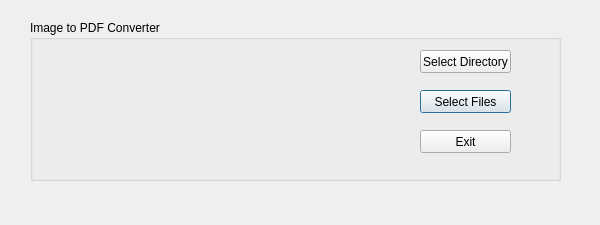
<?xml version="1.0" encoding="UTF-8"?>
<ui version="4.0">
 <class>DialogWelcome</class>
 <widget class="QDialog" name="DialogWelcome">
  <property name="geometry">
   <rect>
    <x>0</x>
    <y>0</y>
    <width>600</width>
    <height>225</height>
   </rect>
  </property>
  <property name="windowTitle">
   <string>Image to PDF Converter</string>
  </property>
  <property name="windowIcon">
   <iconset>
    <normaloff>mfmc logo 2015 (square).png</normaloff>mfmc logo 2015 (square).png</iconset>
  </property>
  <property name="whatsThis">
   <string>Image to PDF Converter for Markham Family Medical Centre</string>
  </property>
  <widget class="QGroupBox" name="groupBoxWelcome">
   <property name="geometry">
    <rect>
     <x>30</x>
     <y>20</y>
     <width>531</width>
     <height>161</height>
    </rect>
   </property>
   <property name="title">
    <string>Image to PDF Converter</string>
   </property>
   <widget class="QPushButton" name="pushButtonSel">
    <property name="geometry">
     <rect>
      <x>390</x>
      <y>70</y>
      <width>91</width>
      <height>23</height>
     </rect>
    </property>
    <property name="statusTip">
     <string>Select files to convert to PDF</string>
    </property>
    <property name="whatsThis">
     <string>Select files to convert to PDF</string>
    </property>
    <property name="text">
     <string>Select Files</string>
    </property>
   </widget>
   <widget class="QPushButton" name="pushButtonExit">
    <property name="geometry">
     <rect>
      <x>390</x>
      <y>110</y>
      <width>91</width>
      <height>23</height>
     </rect>
    </property>
    <property name="statusTip">
     <string>Exit from program</string>
    </property>
    <property name="whatsThis">
     <string>Exit from program</string>
    </property>
    <property name="text">
     <string>Exit</string>
    </property>
   </widget>
   <widget class="QPushButton" name="pushButtonDir">
    <property name="geometry">
     <rect>
      <x>390</x>
      <y>30</y>
      <width>91</width>
      <height>23</height>
     </rect>
    </property>
    <property name="statusTip">
     <string>Select entire directory to convert to PDF</string>
    </property>
    <property name="whatsThis">
     <string>Select entire directory to convert to PDF</string>
    </property>
    <property name="text">
     <string>Select Directory</string>
    </property>
   </widget>
   <widget class="QLabel" name="labelMFMC">
    <property name="geometry">
     <rect>
      <x>10</x>
      <y>20</y>
      <width>311</width>
      <height>131</height>
     </rect>
    </property>
    <property name="text">
     <string/>
    </property>
    <property name="pixmap">
     <pixmap resource="mfmcimg2pdf.qrc">:/mfmc logo 2015 (transparent).png</pixmap>
    </property>
    <property name="scaledContents">
     <bool>true</bool>
    </property>
   </widget>
  </widget>
 </widget>
 <resources>
  <include location="mfmcimg2pdf.qrc"/>
 </resources>
 <connections/>
</ui>
